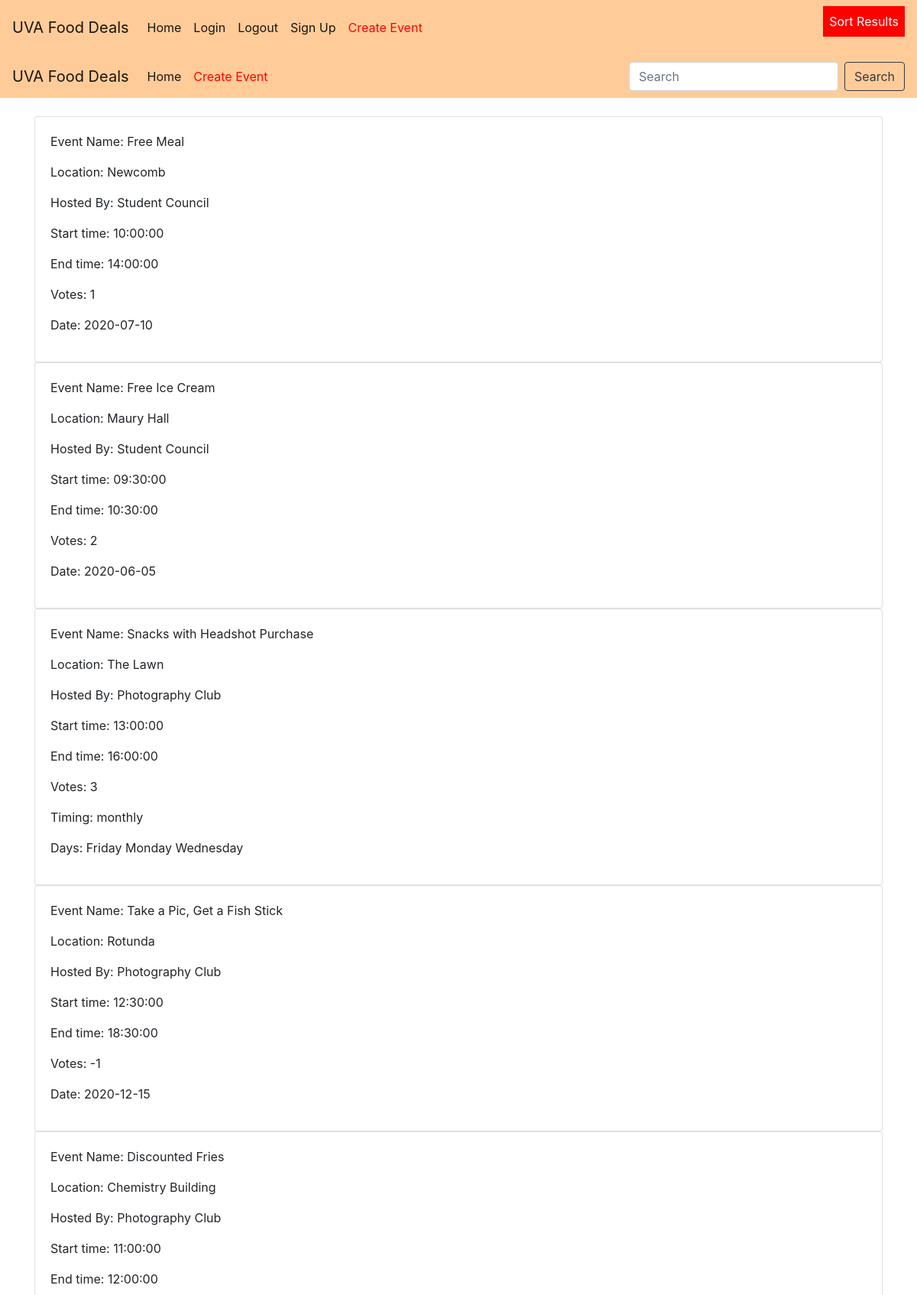
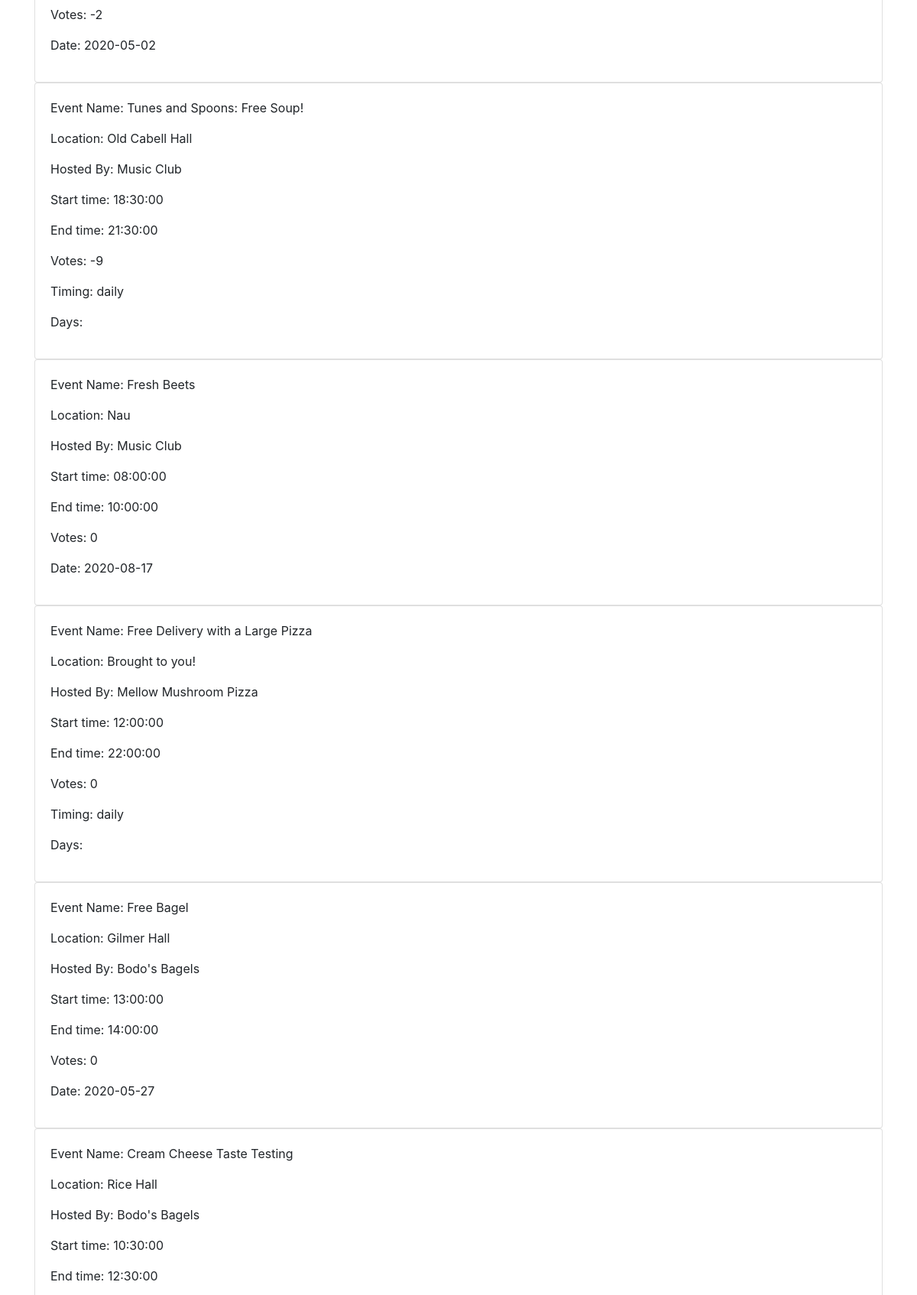
The app's page /uvafooddeals.php (upper part) with its own data (2 pictures, top to bottom).
### tables this page shows
CREATE TABLE `one_time_event` (
  `eventID` int(6) NOT NULL,
  `exact_date` date NOT NULL
);

CREATE TABLE `recurring_event` (
  `eventID` int(6) NOT NULL,
  `timing` varchar(30) NOT NULL
);

### uvafooddeals.php (the view, shortened to what this page needs)
<?php
    require('uvafooddeals-connectdb.php');
    $query = "SELECT COUNT(*) FROM event";
    $statement = $db->prepare($query);
    $statement->execute();
    $num_rows = $statement->fetchAll();
    foreach ($num_rows as $num_row) {
        if ($num_row['COUNT(*)'] == 0) {
            echo "<center><h4>You have no events! Add an event by clicking the button above.</h4></center>";
        } else {
            if(array_key_exists('popularity', $_POST))
            {
            $query = "SELECT * FROM event NATURAL JOIN sponsors NATURAL JOIN host ORDER BY total_votes DESC";
            }
            else
            {
            $query = "SELECT * FROM event NATURAL JOIN sponsors NATURAL JOIN host";
            }
            $statement = $db->prepare($query);
            $statement->execute();
            $results = $statement->fetchAll();
            foreach ($results as $result) {
                $eventID = $result["eventID"];
                $location = $result["location"];
                $startTime = $result["startTime"];
                $endTime = $result["endTime"];
                $total_votes = $result["total_votes"];
                $event_name = $result["event_name"];
                $host = $result["name"];
                $isOneTime = false;
                $exact_date = '';
                $timing = '';
                $days = array();
                $query = "SELECT * FROM one_time_event";
                $statement = $db->prepare($query);
                $statement->execute();
                $results_onetime = $statement->fetchAll();
                foreach ($results_onetime as $result_onetime) {
                    if ($eventID == $result_onetime['eventID']) {
                        $exact_date = $result_onetime['exact_date'];
                        $isOneTime = true;
                    }
                }
                if ($isOneTime == false) {
                    $query = "SELECT * FROM recurring_event";
                    $statement = $db->prepare($query);
                    $statement->execute();
                    $results_rec = $statement->fetchAll();
                    foreach ($results_rec as $result_rec) {
                        if ($eventID == $result_rec['eventID']) {
                            $timing = $result_rec['timing'];
                        }
                    }
                    $query = "SELECT * FROM recurring_event_days_occurring";
                    $statement = $db->prepare($query);
                    $statement->execute();
                    $results_d = $statement->fetchAll();
                    foreach ($results_d as $result_d) {
                        if ($eventID == $result_d['eventID']) {
                            array_push($days, $result_d['day']);
                        }
                    }
                }
                echo "<div class='container'>";
                echo "<div class='card'>
                    <div class='card-body'>
                        <p>Event Name: " . $event_name . "</p>
                        <p>Location: " . $location . "</p>
                        <p>Hosted By: " . $host . "</p>
                        <p>Start time: " . $startTime . "</p>
                        <p>End time: " . $endTime . "</p>
                        <p>Votes: " . $total_votes . "</p>";
                if ($isOneTime) {
                    echo "<p>Date: " . $exact_date . "</p>";
                } else {
                    echo "<p>Timing: " . $timing . "</p>";
                    echo "<p>Days: ";
                    foreach ($days as $day) {
                        echo $day . " ";
                    }
                    echo "</p>";
                }
                echo"</div>
                </div>";
                echo "</div>";
            }
        }
    }
?>

### navbar2.css (style rules this page uses)
.dropbtn { background-color: red; color: white; padding: 8px; font-size: 16px; border: none; }
.dropdown { position: relative; display: inline-block; }

### records on screen
one_time_event: exact_date "2020-07-10"
one_time_event: exact_date "2020-06-05"
recurring_event: timing "monthly"
one_time_event: exact_date "2020-12-15"
one_time_event: exact_date "2020-05-02"
recurring_event: timing "daily"
one_time_event: exact_date "2020-08-17"
recurring_event: timing "daily"
one_time_event: exact_date "2020-05-27"

### other values on screen
$event_name "Free Meal"
$location "Newcomb"
$host "Student Council"
$startTime "10:00:00"
$endTime "14:00:00"
$total_votes "1"
$event_name "Free Ice Cream"
$location "Maury Hall"
$startTime "09:30:00"
$endTime "10:30:00"
$total_votes "2"
$event_name "Snacks with Headshot Purchase"
$location "The Lawn"
$host "Photography Club"
$startTime "13:00:00"
